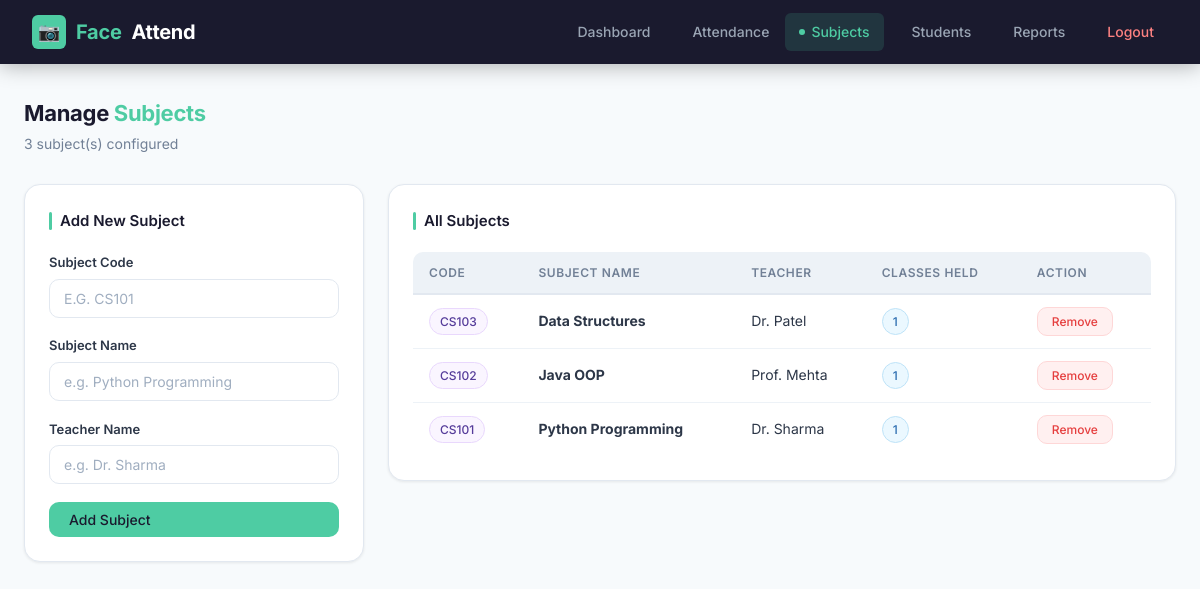
The page /subjects (signed in) on the database its author committed.
### tables this page shows
CREATE TABLE subjects (
            id            INTEGER PRIMARY KEY AUTOINCREMENT,
            subject_code  TEXT    UNIQUE NOT NULL,
            subject_name  TEXT    NOT NULL,
            teacher_name  TEXT    NOT NULL,
            created_at    TEXT    NOT NULL
        );

### app.py (the view)
@app.route("/subjects")
@login_required
def subjects_page():
    subjects = get_all_subjects()
    totals   = {r["subject_code"]: r["total_classes"]
                for r in get_total_classes_per_subject()}
    return render_template("subjects.html", subjects=subjects, totals=totals)

### app.py (called while the page is built)
def login_required(f):
    from functools import wraps
    @wraps(f)
    def decorated(*args, **kwargs):
        if "logged_in" not in session:
            return redirect(url_for("login"))
        return f(*args, **kwargs)
    return decorated

### backend/database.py (called while the page is built)
def get_connection():
    conn = sqlite3.connect(DB_PATH)
    conn.row_factory = sqlite3.Row
    return conn

def get_all_subjects():
    conn = get_connection()
    cursor = conn.cursor()
    cursor.execute("SELECT * FROM subjects ORDER BY subject_name")
    subjects = cursor.fetchall()
    conn.close()
    return subjects

def get_total_classes_per_subject():
    conn = get_connection()
    cursor = conn.cursor()
    cursor.execute("""
        SELECT subject_code, subject_name, teacher_name,
               COUNT(DISTINCT date) AS total_classes
        FROM attendance
        GROUP BY subject_code
    """)
    data = cursor.fetchall()
    conn.close()
    return data

### templates/subjects.html (shortened to what this page needs)
{% extends "base.html" %}
{% block content %}
<div class="page-header">
  <div>
    <div class="page-title">Manage <span>Subjects</span></div>
    <div class="page-subtitle">{{ subjects|length }} subject(s) configured</div>
  </div>
</div>
<div class="admin-grid">
  <div class="card" style="margin-bottom:0">
    <div class="card-title">Add New Subject</div>
    <div class="form-group">
      <label>Subject Code</label>
      <input type="text" id="code" placeholder="e.g. CS101" style="text-transform:uppercase">
    </div>
    <div class="form-group">
      <label>Subject Name</label>
      <input type="text" id="name" placeholder="e.g. Python Programming">
    </div>
    <div class="form-group">
      <label>Teacher Name</label>
      <input type="text" id="teacher" placeholder="e.g. Dr. Sharma">
    </div>
    <button class="btn btn-primary" onclick="addSubject()" style="width:100%">Add Subject</button>
  </div>
  <div class="card" style="margin-bottom:0">
    <div class="card-title">All Subjects</div>
    {% if subjects %}
    <div class="table-wrap">
    <table>
      <thead>
        <tr><th>Code</th><th>Subject Name</th><th>Teacher</th><th>Classes Held</th><th>Action</th></tr>
      </thead>
      <tbody id="subject-table">
        {% for s in subjects %}
        <tr id="row-{{ s.subject_code }}">
          <td><span class="badge badge-purple">{{ s.subject_code }}</span></td>
          <td><strong>{{ s.subject_name }}</strong></td>
          <td>{{ s.teacher_name }}</td>
          <td><span class="badge badge-blue">{{ totals.get(s.subject_code, 0) }}</span></td>
          <td>
            <button class="btn btn-danger btn-sm"
              onclick="deleteSubject('{{ s.subject_code }}','{{ s.subject_name }}')">Remove</button>
          </td>
        </tr>
        {% endfor %}
      </tbody>
    </table>
    </div>
    {% else %}
    <div class="empty-state"><p>No subjects added yet.<br>Add subjects using the form.</p></div>
    {% endif %}
  </div>
</div>
{% endblock %}

### static/style.css (style rules this page uses)
*, *::before, *::after { margin: 0; padding: 0; box-sizing: border-box; }
:root { --primary: #4ecca3; --primary-dark: #38b28e; --primary-light: #e8faf4; --dark: #1a1a2e; --dark2: #16213e; --dark3: #0f3460; --text: #2d3748; --text-muted: #718096; --text-light: #a0aec0; --bg: #f7fafc; --bg2: #edf2f7; --white: #ffffff; --border: #e2e8f0; --shadow-sm: 0 1px 3px rgba(0,0,0,.08); --shadow: 0 4px 16px rgba(0,0,0,.08); --shadow-lg: 0 8px 32px rgba(0,0,0,.12); --radius-sm: 6px; --radius: 10px; --radius-lg: 16px; --radius-xl: 24px; --success: #48bb78; --danger: #fc8181; --warning: #f6ad55; --info: #63b3ed; }
html { scroll-behavior: smooth; }
body { font-family: 'Inter', 'Segoe UI', sans-serif; background: var(--bg); color: var(--text); min-height: 100vh; font-size: 15px; line-height: 1.6; }
.page-header { display: flex; align-items: center; justify-content: space-between; margin-bottom: 1.75rem; flex-wrap: wrap; gap: 1rem; }
.page-title { font-size: 22px; font-weight: 700; color: var(--dark); letter-spacing: -.3px; }
.page-title span { color: var(--primary); }
.page-subtitle { font-size: 14px; color: var(--text-muted); margin-top: 2px; }
.card { background: var(--white); border-radius: var(--radius-lg); padding: 1.5rem; box-shadow: var(--shadow-sm); border: 1px solid var(--border); margin-bottom: 1.5rem; transition: box-shadow .2s; }
.card-title { font-size: 15px; font-weight: 600; color: var(--dark); margin-bottom: 1.2rem; display: flex; align-items: center; gap: 8px; }
.card-title::before { content: ''; width: 3px; height: 18px; background: var(--primary); border-radius: 2px; display: inline-block; }
.btn { display: inline-flex; align-items: center; gap: 6px; padding: 9px 20px; border-radius: var(--radius); border: none; cursor: pointer; font-size: 14px; font-weight: 500; text-decoration: none; transition: all .18s; white-space: nowrap; font-family: inherit; }
.btn-primary { background: var(--primary); color: var(--dark); }
.btn-danger { background: #fff0f0; color: #e53e3e; border: 1px solid #fed7d7; }
.btn-sm { padding: 6px 14px; font-size: 12px; }
.table-wrap { overflow-x: auto; border-radius: var(--radius); }
table { width: 100%; border-collapse: collapse; font-size: 14px; }
thead tr { background: var(--bg2); border-bottom: 2px solid var(--border); }
th { padding: 11px 16px; text-align: left; font-weight: 600; color: var(--text-muted); font-size: 12px; text-transform: uppercase; letter-spacing: .05em; white-space: nowrap; }
td { padding: 12px 16px; border-bottom: 1px solid var(--bg2); color: var(--text); vertical-align: middle; }
tbody tr { transition: background .12s; }
tbody tr:last-child td { border-bottom: none; }
.badge { display: inline-flex; align-items: center; gap: 4px; padding: 3px 10px; border-radius: 20px; font-size: 12px; font-weight: 500; white-space: nowrap; }
.badge-blue { background: #ebf8ff; color: #2b6cb0; border: 1px solid #bee3f8; }
.badge-purple { background: #faf5ff; color: #553c9a; border: 1px solid #e9d8fd; }
.form-group { margin-bottom: 1.1rem; }
.form-group label { display: block; font-size: 13px; font-weight: 600; margin-bottom: 6px; color: var(--text); }
input[type="text"], input[type="password"], input[type="email"], input[type="date"], select, textarea { width: 100%; padding: 10px 14px; border: 1.5px solid var(--border); border-radius: var(--radius); font-size: 14px; font-family: inherit; color: var(--text); background: var(--white); outline: none; transition: border .18s, box-shadow .18s; }
input::placeholder { color: var(--text-light); }
.admin-grid { display: grid; grid-template-columns: 340px 1fr; gap: 1.5rem; align-items: start; }

### rows shown on the page
subjects: subject_code "CS103", subject_name "Data Structures", teacher_name "Dr. Patel", get "1"
subjects: subject_code "CS102", subject_name "Java OOP", teacher_name "Prof. Mehta", get "1"
subjects: subject_code "CS101", subject_name "Python Programming", teacher_name "Dr. Sharma", get "1"

### other values the page prints
{{ subjects|length }} "3"
